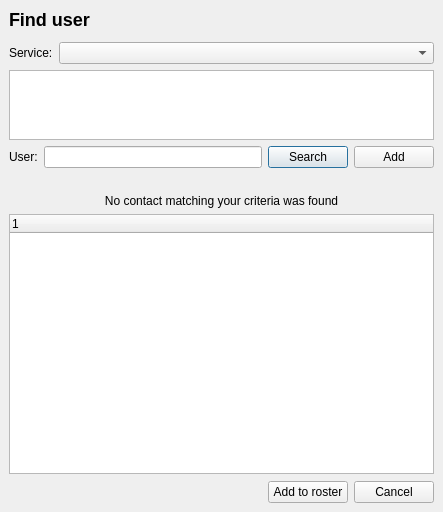
<ui version="4.0" >
 <class>addContact</class>
 <widget class="QDialog" name="addContact" >
  <property name="geometry" >
   <rect>
    <x>0</x>
    <y>0</y>
    <width>443</width>
    <height>512</height>
   </rect>
  </property>
  <property name="windowTitle" >
   <string>Find user</string>
  </property>
  <layout class="QGridLayout" >
   <property name="margin" >
    <number>9</number>
   </property>
   <property name="spacing" >
    <number>6</number>
   </property>
   <item row="2" column="0" colspan="3" >
    <layout class="QHBoxLayout" >
     <property name="margin" >
      <number>0</number>
     </property>
     <property name="spacing" >
      <number>6</number>
     </property>
     <item>
      <widget class="QLabel" name="label_2" >
       <property name="text" >
        <string>Service:</string>
       </property>
      </widget>
     </item>
     <item>
      <widget class="QComboBox" name="service" >
       <property name="sizePolicy" >
        <sizepolicy>
         <hsizetype>7</hsizetype>
         <vsizetype>0</vsizetype>
         <horstretch>0</horstretch>
         <verstretch>0</verstretch>
        </sizepolicy>
       </property>
      </widget>
     </item>
    </layout>
   </item>
   <item row="1" column="0" colspan="3" >
    <widget class="QWidget" native="1" name="_tabBar" />
   </item>
   <item row="9" column="1" >
    <widget class="QPushButton" name="addToRoster" >
     <property name="text" >
      <string>Add to roster</string>
     </property>
     <property name="autoDefault" >
      <bool>false</bool>
     </property>
    </widget>
   </item>
   <item row="4" column="0" colspan="3" >
    <layout class="QHBoxLayout" >
     <property name="margin" >
      <number>0</number>
     </property>
     <property name="spacing" >
      <number>6</number>
     </property>
     <item>
      <widget class="QLabel" name="searchLabel" >
       <property name="text" >
        <string>User:</string>
       </property>
      </widget>
     </item>
     <item>
      <widget class="QLineEdit" name="lineEdit" />
     </item>
     <item>
      <widget class="QPushButton" name="search" >
       <property name="text" >
        <string>Search</string>
       </property>
      </widget>
     </item>
     <item>
      <widget class="QPushButton" name="add" >
       <property name="text" >
        <string>Add</string>
       </property>
      </widget>
     </item>
    </layout>
   </item>
   <item row="8" column="0" >
    <spacer>
     <property name="orientation" >
      <enum>Qt::Vertical</enum>
     </property>
     <property name="sizeHint" >
      <size>
       <width>20</width>
       <height>1</height>
      </size>
     </property>
    </spacer>
   </item>
   <item row="0" column="0" colspan="3" >
    <widget class="QLabel" name="label" >
     <property name="text" >
      <string>&lt;!DOCTYPE HTML PUBLIC "-//W3C//DTD HTML 4.0//EN" "http://www.w3.org/TR/REC-html40/strict.dtd">
&lt;html>&lt;head>&lt;meta name="qrichtext" content="1" />&lt;style type="text/css">
p, li { white-space: pre-wrap; }
&lt;/style>&lt;/head>&lt;h2>Find user&lt;/h2>&lt;/body>&lt;/html></string>
     </property>
    </widget>
   </item>
   <item row="7" column="0" colspan="3" >
    <widget class="QTreeWidget" name="treeWidget" >
     <property name="sizePolicy" >
      <sizepolicy>
       <hsizetype>7</hsizetype>
       <vsizetype>7</vsizetype>
       <horstretch>0</horstretch>
       <verstretch>100</verstretch>
      </sizepolicy>
     </property>
     <property name="rootIsDecorated" >
      <bool>false</bool>
     </property>
     <column>
      <property name="text" >
       <string>1</string>
      </property>
     </column>
    </widget>
   </item>
   <item row="3" column="0" colspan="3" >
    <widget class="QTextBrowser" name="description" >
     <property name="maximumSize" >
      <size>
       <width>16777215</width>
       <height>70</height>
      </size>
     </property>
    </widget>
   </item>
   <item row="6" column="0" colspan="3" >
    <widget class="QLabel" name="empty" >
     <property name="text" >
      <string>No contact matching your criteria was found</string>
     </property>
     <property name="alignment" >
      <set>Qt::AlignHCenter|Qt::AlignTop</set>
     </property>
    </widget>
   </item>
   <item row="9" column="2" >
    <widget class="QPushButton" name="pushButton" >
     <property name="text" >
      <string>Cancel</string>
     </property>
     <property name="autoDefault" >
      <bool>false</bool>
     </property>
    </widget>
   </item>
   <item row="9" column="0" >
    <spacer>
     <property name="orientation" >
      <enum>Qt::Horizontal</enum>
     </property>
     <property name="sizeHint" >
      <size>
       <width>218</width>
       <height>21</height>
      </size>
     </property>
    </spacer>
   </item>
   <item row="5" column="0" colspan="3" >
    <widget class="QLabel" name="picture" />
   </item>
  </layout>
 </widget>
 <resources/>
 <connections>
  <connection>
   <sender>lineEdit</sender>
   <signal>returnPressed()</signal>
   <receiver>search</receiver>
   <slot>click()</slot>
   <hints>
    <hint type="sourcelabel" >
     <x>201</x>
     <y>67</y>
    </hint>
    <hint type="destinationlabel" >
     <x>347</x>
     <y>67</y>
    </hint>
   </hints>
  </connection>
  <connection>
   <sender>addToRoster</sender>
   <signal>clicked()</signal>
   <receiver>addContact</receiver>
   <slot>accept()</slot>
   <hints>
    <hint type="sourcelabel" >
     <x>257</x>
     <y>375</y>
    </hint>
    <hint type="destinationlabel" >
     <x>194</x>
     <y>369</y>
    </hint>
   </hints>
  </connection>
  <connection>
   <sender>pushButton</sender>
   <signal>clicked()</signal>
   <receiver>addContact</receiver>
   <slot>reject()</slot>
   <hints>
    <hint type="sourcelabel" >
     <x>363</x>
     <y>376</y>
    </hint>
    <hint type="destinationlabel" >
     <x>74</x>
     <y>375</y>
    </hint>
   </hints>
  </connection>
 </connections>
</ui>
